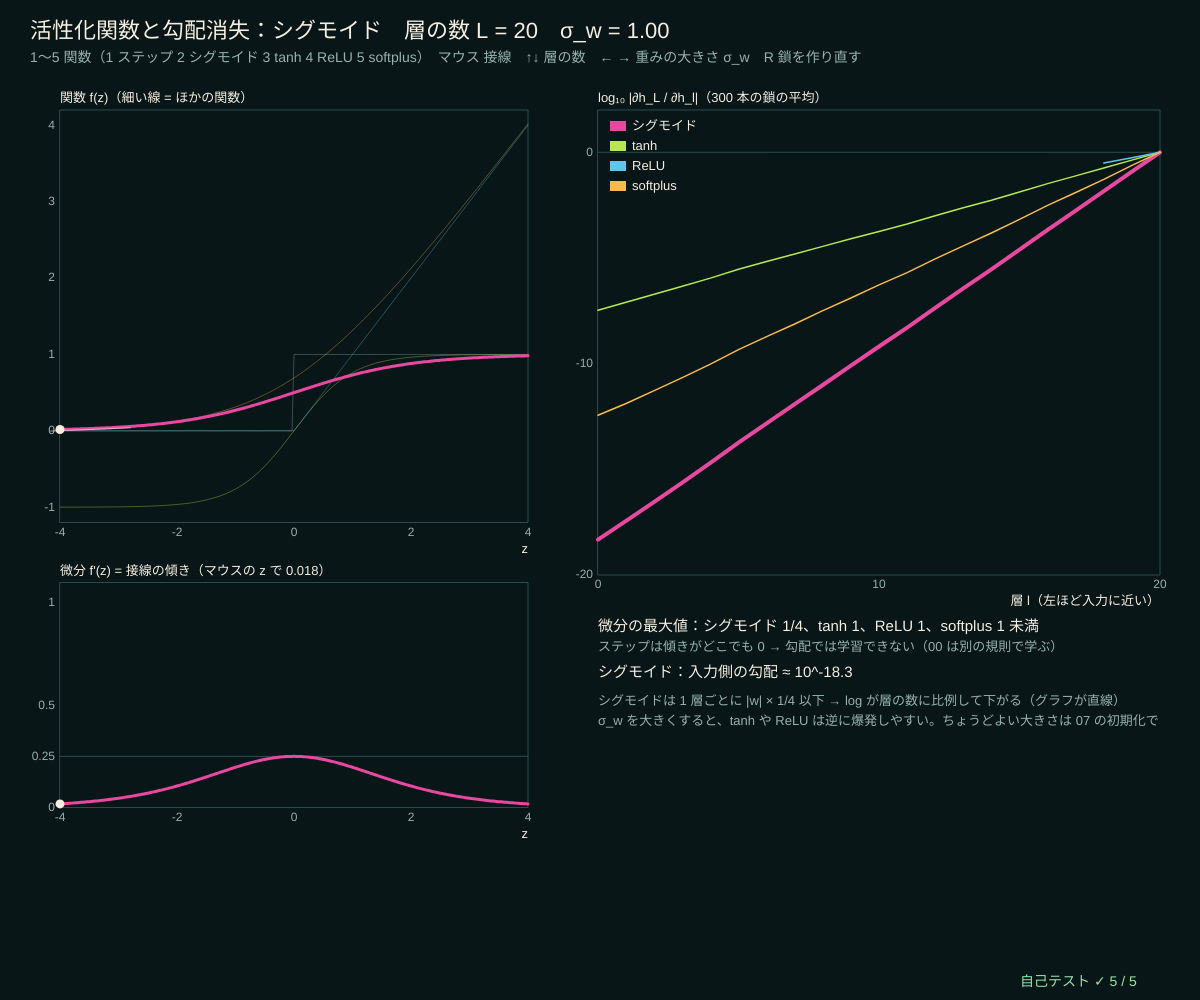
Frame 1 (no input)
Frame 60 (no input): identical to frame 1, image omitted
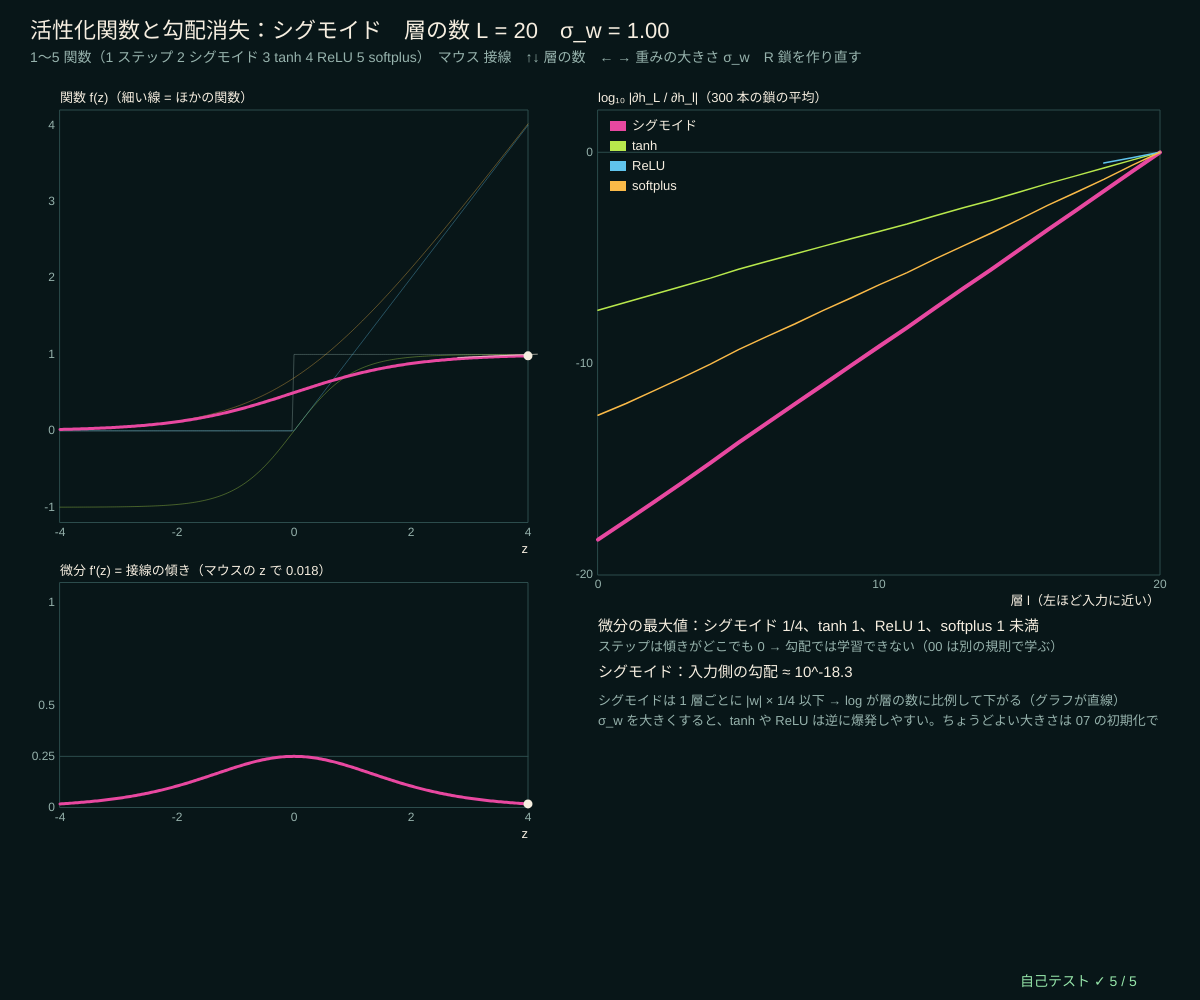
Frame 120 (the mouse pressed at the canvas centre since frame 60)

The p5.js sketch that drew these frames (run headless with seeded random() and noise() and a simulated clock; from frame 60 on, the mouse is pressed at the canvas centre):

// p5.js sketch
// ── sketch.js
// ============================================
// 01 活性化関数と勾配消失 ─ ニューロンの出力 = f(重みつきの和 z)。f が「活性化関数」
// ステップ（0 か 1）・シグモイド σ(z) = 1/(1 + e⁻ᶻ)・tanh・ReLU = max(0, z)・softplus = log(1 + eᶻ) のグラフと微分 f'(z)
// 何層も重ねた鎖 h_l = f(w_l h_(l−1) + b_l) の勾配は ∂h_L/∂h_l = Π w f'(z)（連鎖律で掛け算）。
// シグモイドの微分は最大でも 1/4 → 層を重ねるほど勾配が指数的に小さくなる（勾配消失）。ReLU の微分は 1 なので消えにくい
// 1〜5 関数をえらぶ / マウス 接線を見る z / ↑↓ 層の数 L / ← → 重みの大きさ σ_w / R 鎖を作り直す
// ============================================

const NICE = ['ステップ', 'シグモイド', 'tanh', 'ReLU', 'softplus'];
const N_CHAINS = 300;                    // ★ 平均をとる鎖の数
let actSel = 1, depthL = 20, sigW = 1.0, seedC = 1, chainLog = null;

function setup() {
  createCanvas(windowWidth, windowHeight);
  selfTest();
  rebuild();
}

function actCol(k) { return [SUB, MAG, LIME, SKY, AMBER][k]; }   // 関数ごとの色（道具の色は下で決めているので関数にする）
// ★ 1 本の鎖：前向きに z と h を計算し、後ろ向きに ∂h_L/∂h_l を掛け算でためる（l = L, L−1, …, 0）
function chainForward(name, ws, bs, h0) {
  let hs = [h0], zs = [];
  for (let l = 0; l < ws.length; l++) { let z = ws[l] * hs[l] + bs[l]; zs.push(z); hs.push(actF(name, z)); }
  return { hs, zs };
}
function chainBackward(name, ws, zs) {   // g[l] = ∂h_L/∂h_l
  let L = ws.length, g = new Array(L + 1).fill(0); g[L] = 1;
  for (let l = L - 1; l >= 0; l--) g[l] = g[l + 1] * actD(name, zs[l]) * ws[l];
  return g;
}
function randomChain(L, sw) { let ws = [], bs = []; for (let l = 0; l < L; l++) { ws.push(sw * randn()); bs.push(0.3 * randn()); } return { ws, bs }; }
// 300 本の鎖で log₁₀|∂h_L/∂h_l| の平均（幾何平均）を、関数ごとに
function rebuild() {
  seedRng(100 + seedC); chainLog = {};
  let chains = []; for (let c = 0; c < N_CHAINS; c++) chains.push(randomChain(depthL, sigW));
  for (let name of ['sigmoid', 'tanh', 'relu', 'softplus']) {
    let acc = new Array(depthL + 1).fill(0), cnt = new Array(depthL + 1).fill(0), zeroCnt = 0;
    for (let ch of chains) {
      let f = chainForward(name, ch.ws, ch.bs, 0.5), g = chainBackward(name, ch.ws, f.zs);
      if (g[0] === 0) zeroCnt++;
      for (let l = 0; l <= depthL; l++) if (g[l] !== 0) { acc[l] += Math.log10(Math.abs(g[l])); cnt[l]++; }   // 0（死んだ鎖）は平均から除いて別に数える
    }
    chainLog[name] = { lg: acc.map((v, l) => (cnt[l] >= 0.2 * N_CHAINS ? v / cnt[l] : NaN)), dead: zeroCnt / N_CHAINS };   // 生きている鎖が 2 割未満の層は描かない
  }
}

function draw() {
  background(...BG);
  let name = ACT_NAMES[actSel];
  hudTitle('活性化関数と勾配消失：' + NICE[actSel] + '　層の数 L = ' + depthL + '　σ_w = ' + fmtN(sigW, 2),
    '1〜5 関数（1 ステップ 2 シグモイド 3 tanh 4 ReLU 5 softplus）　マウス 接線　↑↓ 層の数　← → 重みの大きさ σ_w　R 鎖を作り直す');
  // ---- 左：f(z) と f'(z)
  let lw = width * 0.44, g1 = { x: 60, y: 110, w: lw - 60, h: (height - 250) * 0.55, x0: -4, x1: 4, y0: -1.2, y1: 4.2 };
  plotAxes(g1, 'z', '関数 f(z)（細い線 = ほかの関数）', [-4, -2, 0, 2, 4], [-1, 0, 1, 2, 3, 4]);
  let zs = []; for (let i = 0; i <= 240; i++) zs.push(-4 + i / 30);
  for (let k = 0; k < 5; k++) if (k !== actSel) plotXY(g1, zs, zs.map((z) => actF(ACT_NAMES[k], z)), [...actCol(k), 90], 1);
  plotXY(g1, zs, zs.map((z) => actF(name, z)), actCol(actSel), 3);
  let zm = clampv(((mouseX - g1.x) / g1.w) * 8 - 4, -4, 4), fm = actF(name, zm), dm = actD(name, zm);
  stroke(...INK, 160); strokeWeight(1);
  line(gX(g1, zm - 1.2), gY(g1, fm - 1.2 * dm), gX(g1, zm + 1.2), gY(g1, fm + 1.2 * dm));
  noStroke(); fill(...INK); circle(gX(g1, zm), gY(g1, fm), 9);
  let g2 = { x: 60, y: g1.y + g1.h + 60, w: g1.w, h: (height - 250) * 0.3, x0: -4, x1: 4, y0: 0, y1: 1.1 };
  plotAxes(g2, 'z', "微分 f'(z) = 接線の傾き（マウスの z で " + fmtN(dm, 3) + '）', [-4, -2, 0, 2, 4], [0, 0.25, 0.5, 1]);
  stroke(...WIRE); line(g2.x, gY(g2, 0.25), g2.x + g2.w, gY(g2, 0.25));
  plotXY(g2, zs, zs.map((z) => actD(name, z)), actCol(actSel), 3);
  noStroke(); fill(...INK); circle(gX(g2, zm), gY(g2, dm), 9);
  // ---- 右：深い鎖の勾配
  let rx = lw + 70, g3 = { x: rx, y: 110, w: width - rx - 40, h: (height - 250) * 0.62, x0: 0, x1: depthL, y0: -12, y1: 2 };
  for (let nm in chainLog) for (let v of chainLog[nm].lg) if (isFinite(v)) g3.y0 = Math.min(g3.y0, 4 * Math.floor(v / 4));
  g3.y0 = Math.max(-60, g3.y0);
  plotAxes(g3, '層 l（左ほど入力に近い）', 'log₁₀ |∂h_L / ∂h_l|（' + N_CHAINS + ' 本の鎖の平均）', [0, Math.round(depthL / 2), depthL], [g3.y0, Math.round(g3.y0 / 2), 0]);
  let ls = []; for (let l = 0; l <= depthL; l++) ls.push(l);
  stroke(...WIRE); line(g3.x, gY(g3, 0), g3.x + g3.w, gY(g3, 0));
  ['sigmoid', 'tanh', 'relu', 'softplus'].forEach((nm, k) => plotXY(g3, ls, chainLog[nm].lg, actCol(k + 1), nm === name ? 4 : 1.5));
  legend(g3.x + 12, g3.y + 16, [[MAG, 'シグモイド'], [LIME, 'tanh'], [SKY, 'ReLU'], [AMBER, 'softplus']]);
  let ty = g3.y + g3.h + 56;
  fill(...INK); textSize(15); textAlign(LEFT, BASELINE);
  text("微分の最大値：シグモイド 1/4、tanh 1、ReLU 1、softplus 1 未満", rx, ty);
  fill(...SUB); textSize(13); text('ステップは傾きがどこでも 0 → 勾配では学習できない（00 は別の規則で学ぶ）', rx, ty + 20); fill(...INK); textSize(15);
  if (name !== 'step') {
    let c = chainLog[name];
    text(NICE[actSel] + '：入力側の勾配 ≈ ' + (isFinite(c.lg[0]) ? '10^' + fmtN(c.lg[0], 1) : 'ほとんどの鎖で 0') + (name === 'relu' ? '　死んだ鎖（z < 0 で勾配 0）' + fmtN(100 * c.dead, 0) + '%' : ''), rx, ty + 46);
  }
  fill(...SUB); textSize(13);
  text('シグモイドは 1 層ごとに |w| × 1/4 以下 → log が層の数に比例して下がる（グラフが直線）', rx, ty + 74);
  text('σ_w を大きくすると、tanh や ReLU は逆に爆発しやすい。ちょうどよい大きさは 07 の初期化で', rx, ty + 94);
  drawSelfTest(width - 180, height - 14);
}

function keyPressed() {
  if (key >= '1' && key <= '5') actSel = +key - 1;
  if (key === UP_ARROW) { depthL = Math.min(50, depthL + 5); rebuild(); }
  if (key === DOWN_ARROW) { depthL = Math.max(5, depthL - 5); rebuild(); }
  if (key === RIGHT_ARROW) { sigW = Math.min(4, Math.round((sigW + 0.25) * 100) / 100); rebuild(); }
  if (key === LEFT_ARROW) { sigW = Math.max(0.25, Math.round((sigW - 0.25) * 100) / 100); rebuild(); }
  if (key === 'r' || key === 'R') { seedC++; rebuild(); }
  return false;
}

// ============================================
// やってみよう
// ・マウスを左右に動かして、接線の傾きと下の微分のグラフの点が同じか確かめる
// ・シグモイドで σ_w を 4 にすると勾配消失はましになる？ その代わり何が起きる？
// ・ReLU で、勾配が 0 になってしまう鎖の割合（死んだ ReLU）を L を変えて見る
// ・actF に自分の関数（例 leaky ReLU：z > 0 ? z : 0.1 z）を足して、actD も書いてみる
// ============================================

// ---- 自己テスト
function selfTest() {
  selfTestResults = [];
  let worst = 0, hh = 1e-5;
  for (let name of ['sigmoid', 'tanh', 'relu', 'softplus']) for (let i = 0; i <= 80; i++) {
    let z = -4 + i * 0.1 + 0.013;                    // 0 ちょうど（ReLU の角）はさける
    let fd = (actF(name, z + hh) - actF(name, z - hh)) / (2 * hh);
    worst = Math.max(worst, Math.abs(fd - actD(name, z)) / Math.max(1e-3, Math.abs(fd)));
  }
  check("4 つの関数の微分 f'(z) = 中心差分（相対誤差 " + fmtE(worst) + '）', worst < 1e-6);
  let mx = 0; for (let i = 0; i <= 2000; i++) mx = Math.max(mx, actD('sigmoid', -10 + i / 100));
  check("シグモイドの微分 σ'(0) = 1/4 が最大（σ' = σ(1 − σ)）", near(actD('sigmoid', 0), 0.25, 1e-15) && mx <= 0.25 + 1e-15);
  let e2 = 0; for (let z = -5; z <= 5; z += 0.25) e2 = Math.max(e2, Math.abs(Math.tanh(z) - (2 * sigm(2 * z) - 1)));
  check('tanh(z) = 2σ(2z) − 1（ずれ ' + fmtE(e2) + '）', e2 < 1e-12);
  seedRng(7); let ch = randomChain(12, 1.2), sh = randomChain(6, 2), worstC = 0;
  for (let name of ['sigmoid', 'tanh', 'softplus']) {          // 差分が正確に測れるよう、6 層・大きめの重みで
    let f = chainForward(name, sh.ws, sh.bs, 0.5), g = chainBackward(name, sh.ws, f.zs), eps = 1e-5;
    let fd = (chainForward(name, sh.ws, sh.bs, 0.5 + eps).hs[6] - chainForward(name, sh.ws, sh.bs, 0.5 - eps).hs[6]) / (2 * eps);
    worstC = Math.max(worstC, relErr(fd, g[0]));
  }
  check('6 層の鎖：連鎖律の掛け算 ∂h_L/∂h_0 = 差分（相対誤差 ' + fmtE(worstC) + '）', worstC < 1e-6);
  let f = chainForward('sigmoid', ch.ws, ch.bs, 0.5), g = chainBackward('sigmoid', ch.ws, f.zs), prodW = ch.ws.reduce((a, w) => a * Math.abs(w), 1);
  check('シグモイドの鎖の勾配 ≤ Π|w| × (1/4)^12', Math.abs(g[0]) <= prodW * Math.pow(0.25, 12) * (1 + 1e-12));
  reportSelfTest();
}

// ==================================================
// ここから下は「神経回路網の道具」（中身は読まなくても OK。消さないでね）
// ==================================================
// ---- 色と小さな道具（神経細胞：深い青緑の黒、あたたかい白、シナプスのマゼンタ、軸索のライム）
const BG = [8, 22, 24];                  // 背景（深い青緑の黒）
const INK = [246, 238, 224];             // 文字（あたたかい白）
const MAG = [232, 72, 160], LIME = [184, 232, 76], AMBER = [250, 186, 72], SKY = [96, 196, 236], VIOLET = [168, 140, 250];
const SUB = [150, 178, 172], PANEL = [16, 38, 40], WIRE = [44, 76, 76];
function clampv(v, a, b) { return v < a ? a : v > b ? b : v !== v ? a : v; }     // NaN なら a に戻す
function sumOf(a) { let s = 0; for (let v of a) s += v; return s; }
function meanOf(a) { return a.length ? sumOf(a) / a.length : 0; }
function fmtN(v, d) { if (typeof v !== 'number' || v !== v) return '?'; if (!isFinite(v)) return v > 0 ? '∞' : '−∞'; let s = v.toFixed(d === undefined ? 2 : d); return /^-0\.?0*$/.test(s) ? s.slice(1) : s; }
function fmtE(v) { if (typeof v !== 'number' || !isFinite(v)) return '?'; return v === 0 ? '0' : v.toExponential(1); }
function hudTitle(t, sub) {              // 左上のタイトルと操作の説明
  noStroke(); fill(...INK); textSize(22); textAlign(LEFT, BASELINE); text(t, 30, 38);
  fill(...SUB); textSize(14); text(sub, 30, 62);
}
function sigm(z) { return 1 / (1 + Math.exp(-clampv(z, -40, 40))); }
// ---- 種つきの乱数（同じ種なら毎回同じ列 → 実験をくり返せる）
let rngState = 1;
function seedRng(s) { rngState = (s >>> 0) || 1; }
function rnd() {                         // 0〜1 の一様乱数（mulberry32）
  rngState = (rngState + 0x6d2b79f5) >>> 0;
  let t = rngState;
  t = Math.imul(t ^ (t >>> 15), t | 1);
  t ^= t + Math.imul(t ^ (t >>> 7), t | 61);
  return ((t ^ (t >>> 14)) >>> 0) / 4294967296;
}
function rndInt(a, b) { return a + Math.floor(rnd() * (b - a + 1)); }
function randn() { let u = 1 - rnd(), v = rnd(); return Math.sqrt(-2 * Math.log(u)) * Math.cos(2 * Math.PI * v); }   // 標準正規分布
function shuffleArr(a) { for (let i = a.length - 1; i > 0; i--) { let j = Math.floor(rnd() * (i + 1)); [a[i], a[j]] = [a[j], a[i]]; } return a; }
// ---- 活性化関数とその微分（name = 'step' 'sigmoid' 'tanh' 'relu' 'softplus'）
const ACT_NAMES = ['step', 'sigmoid', 'tanh', 'relu', 'softplus'];
function actF(name, z) {
  if (name === 'step') return z >= 0 ? 1 : 0;
  if (name === 'sigmoid') return sigm(z);
  if (name === 'tanh') return Math.tanh(z);
  if (name === 'relu') return z > 0 ? z : 0;
  return z > 30 ? z : Math.log(1 + Math.exp(z));           // softplus = log(1 + eᶻ)
}
function actD(name, z) {                 // 微分 f'(z)（ステップは 0、ReLU の 0 での微分は 0 とする）
  if (name === 'step') return 0;
  if (name === 'sigmoid') { let s = sigm(z); return s * (1 - s); }
  if (name === 'tanh') { let t = Math.tanh(z); return 1 - t * t; }
  if (name === 'relu') return z > 0 ? 1 : 0;
  return sigm(z);                          // softplus の微分 = シグモイド
}
// ---- グラフの道具：g = { x, y, w, h, x0, x1, y0, y1 }
function gX(g, v) { return g.x + clampv((v - g.x0) / (g.x1 - g.x0), -0.02, 1.02) * g.w; }
function gY(g, v) { return g.y + g.h - clampv((v - g.y0) / (g.y1 - g.y0), -0.02, 1.02) * g.h; }
function plotAxes(g, xl, yl, xt, yt) {
  stroke(...WIRE); strokeWeight(1); noFill(); rect(g.x, g.y, g.w, g.h);
  noStroke(); fill(...SUB); textSize(12); textAlign(CENTER, TOP);
  for (let v of xt) text(+v.toPrecision(3), gX(g, v), g.y + g.h + 4);
  textAlign(RIGHT, CENTER);
  for (let v of yt) text(+v.toPrecision(3), g.x - 5, gY(g, v));
  textAlign(LEFT, BASELINE); fill(...INK); textSize(13);
  text(xl, g.x + g.w - textWidth(xl), g.y + g.h + 30); text(yl, g.x, g.y - 8);
}
function polyline(pts) {                 // 点が 2 つ以上あるときだけ折れ線を描く（空の beginShape を作らない）
  if (pts.length < 2) return;
  noFill(); beginShape(); for (let p of pts) vertex(p[0], p[1]); endShape();
}
function plotXY(g, xs, ys, col, sw) {    // (xs[i], ys[i]) を折れ線で（有限の値だけ）
  let pts = []; for (let i = 0; i < xs.length; i++) if (isFinite(ys[i])) pts.push([gX(g, xs[i]), gY(g, ys[i])]);
  stroke(...col); strokeWeight(sw || 2); polyline(pts);
}
function legend(x, y, items) {           // items = [[色, 名前], …]
  textSize(13); textAlign(LEFT, CENTER);
  for (let [c, s] of items) { noStroke(); fill(...c); rect(x, y - 5, 16, 10); fill(...INK); text(s, x + 22, y); y += 20; }
  textAlign(LEFT, BASELINE);
}
// ---- 自己テストの道具
let selfTestResults = [];
function check(name, cond) { selfTestResults.push({ name, ok: !!cond }); }
function near(a, b, tol) { return a !== null && a !== undefined && isFinite(a) && Math.abs(a - b) <= (tol === undefined ? 1e-9 : tol); }
function relErr(a, b) { return Math.abs(a - b) / Math.max(1e-12, Math.abs(a) + Math.abs(b)); }
function noNaN(v) { return Array.isArray(v) || ArrayBuffer.isView(v) ? Array.from(v).every(noNaN) : !(typeof v === 'number' && !isFinite(v)); }
function reportSelfTest() { for (let r of selfTestResults) (r.ok ? console.log : console.error)((r.ok ? '✓ ' : '✗ ') + r.name); }
function selfTestLine() { let n = selfTestResults.filter((r) => r.ok).length; return '自己テスト ' + (n === selfTestResults.length ? '✓ ' : '✗ ') + n + ' / ' + selfTestResults.length; }
function drawSelfTest(x, y) { noStroke(); fill(selfTestResults.every((r) => r.ok) ? color(150, 230, 170) : color(255, 90, 110)); textSize(14); textAlign(LEFT, BASELINE); text(selfTestLine(), x, y); }
